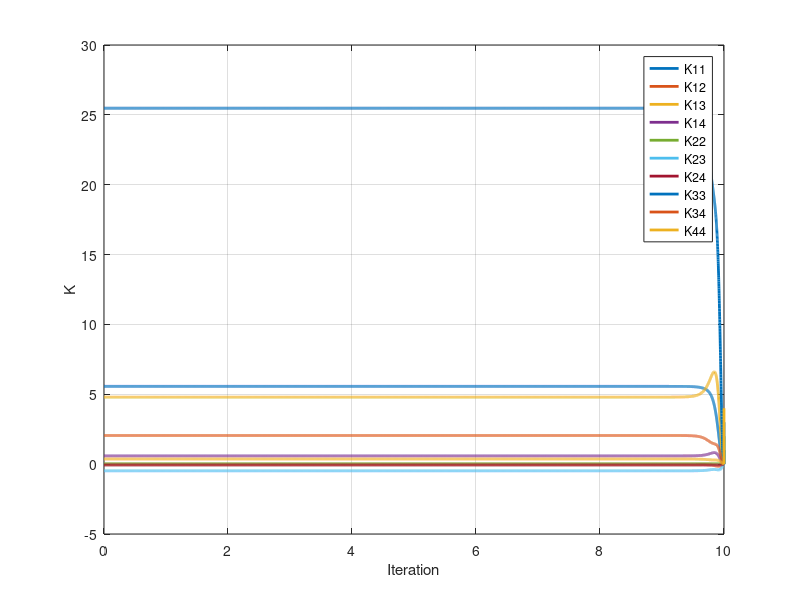
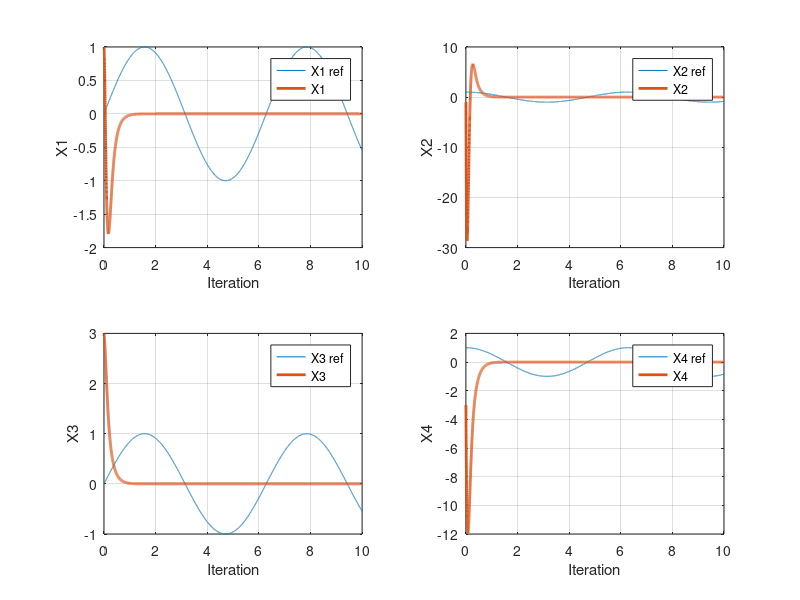
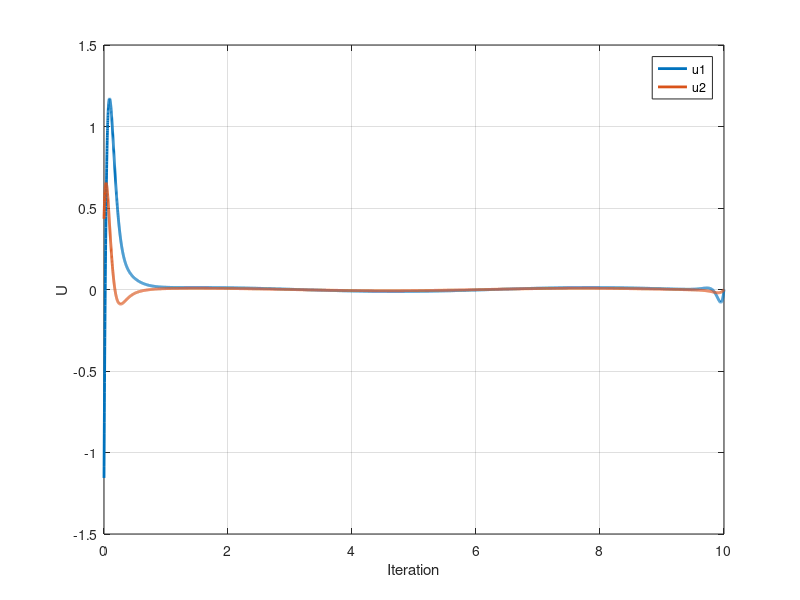

MATLAB code for these plots, in order:
%% Hamiltonian LQT - reference tracking
% Extracted from "تمرینهای کنترل بهینه".
% Source paragraph range: 542-730.
% Reference signal: [sin(t); cos(t); sin(t); cos(t)].
% The alternative Q/R values at the end of the source are retained as comments.

clc;
clear;
close all;
%%
Jm = 1.5; bm = 11;
Js = 2; bs = 15;
ke = 100; be = 1;
kf = 0.1;
td = 0.1;
Km = [-192.71 -21.32];
Ks = [-227.25 -29.894];
Rs = [-13.157 -0.13];
G2 = 1.315;
Rm = [kf*ke kf*be];
Am = [0 1;0 -bm/Jm];
Bm = [0;1/Jm];
Cm = [1;0];
As = [0 1;0 -bs/Js];
Bs = [0;1/Js];
Cs = [1;0];
Ts = 0.001;
Tf = 10;
t = 0:Ts:Tf ;
N = numel(t);
H = [1 0 0 0;0 2 0 0;0 0 3 0;0 0 0 4];
Q = [1 0 0 0;0 2 0 0;0 0 3 0;0 0 0 4];
R = [1 0;0 2];
r = [sin(t);cos(t);sin(t);cos(t)];
M = inv(eye(2) - td * td * Bm * (Rm + G2 * Ks) * Bs * Rs);
S = inv(eye(2) - td * td * Bs * Rs * Bm * (Rm + G2 * Ks));
A11 = M * (Am + Bm * Km - td * Bm * (Rm + G2 * Ks) * Bs * Rs);
A12 = M * (Bm * (Rm + G2 * Ks) - td * Bm * (Rm + G2 * Ks) * (As + Bs * Ks));
A21 = S * (Bs * Rs - td * Bs * Rs * (Am + Bm * Km));
A22 = S * (As + Bs * Ks - td * Bs * Rs * Bm * (Rm + G2 * Ks));
B11 = -M * td * Bm * (Rm + G2 * Ks) * Bs;
B12 = M * Bm;
B21 = S * Bs;
B22 = -S * td * Bs * Rs * Bm;
A = [A11 A12;A21 A22];
B = [B11 B12;B21 B22];
K = zeros(4 , 4 , N);
K(:,:,N) = H ;
f = zeros(4 , 1 , N);
f(:,:,N) = -H*r(: ,N) ;
for i = N-1:-1:2
K(:,:,i-1) = K(: , : , i) + Ts*(Q -K(: , : , i)*B*R^(-1)*B'*K(: , : , i)+K(: , : , i)*A+A'*K(: , : , i)) ;
f(: , : , i-1) = f(: , : , i) + Ts*((A'-K(:,:,i)*B*R^(-1)*B')*f(:,:,i)-Q*r(: , i));
end
%%%%
K11 = K(1 ,1 ,:);
K12 = K(1,2,:);
K22 = K(2,2,:);
K11 = K11(:);
K12 = K12(:);
K22 = K22(:);
K33 = K(3,3,:);
K33 = K33(:);
K44 = K(4,4,:);
K44 = K44(:);
K13 = K(1,3,:);
K13 = K13(:);
K23 = K(2,3,:);
K23 = K23(:);
K34 = K(3,4,:);
K34 = K34(:);
K14 = K(1,4,:);
K14 = K14(:);
K24 = K(2,4,:);
K24 = K24(:);
plot(t ,K11, 'LineWidth' , 2);
grid on
hold on
plot(t ,K12, 'LineWidth' , 2);
grid on
hold on
plot(t ,K13, 'LineWidth' , 2);
grid on
hold on
plot(t ,K14, 'LineWidth' , 2);
grid on
hold on
plot(t ,K22, 'LineWidth' , 2);
grid on
hold on
plot(t ,K23, 'LineWidth' , 2);
grid on
hold on
plot(t ,K24, 'LineWidth' , 2);
grid on
hold on
plot(t ,K33, 'LineWidth' , 2);
grid on
hold on
plot(t ,K34, 'LineWidth' , 2);
grid on
hold on
plot(t ,K44, 'LineWidth' , 2);
grid on
legend('K11','K12','K13','K14','K22','K23','K24','K33','K34','K44')
xlabel('Iteration');
ylabel('K');
hold on
%%
x = zeros(4 , N) ; x(: , 1) = [1;-1;3;-3];
u = zeros(2 , N) ;
for i = 1:N-1
u(:,i) = -R^(-1)*B'*(K(:,:,i)*x(: ,i)+f(:,:,i));
x(: , i+1) = x(: , i) + Ts*(A*x(: , i) + B*u(:,i));
end
figure(2) ;
subplot(221);
plot(t , r(1 , :) , t ,   x(1,:) , 'LineWidth' , 2);
grid on
xlabel('Iteration');
ylabel('X1');
legend('X1 ref' , 'X1')
figure(2) ;
subplot(222);
plot(t , r(2 , :) , t ,   x(2,:) , 'LineWidth' , 2);
grid on
xlabel('Iteration');
ylabel('X2');
legend('X2 ref' , 'X2')
figure(2) ;
subplot(223);
plot(t , r(3 , :) , t ,   x(3,:) , 'LineWidth' , 2);
grid on
xlabel('Iteration');
ylabel('X3');
legend('X3 ref' , 'X3')
figure(2) ;
subplot(224);
plot(t , r(4 , :) , t ,   x(4,:) , 'LineWidth' , 2);
grid on
xlabel('Iteration');
ylabel('X4');
legend('X4 ref' , 'X4')
figure(3)
plot(t ,u , 'LineWidth' , 2);
grid on
xlabel('Iteration');
ylabel('U');
legend('u1','u2')
%%% cost
x=x-r;
Jopt = x(: , end)'*H*x(: , end) + ...
0.5*(sum(x(1,:).^2+ 2*x(2,:).^2 +3*x(3,:).^2+4*x(4,:).^2   +R*u.^2));
% Alternative tracking weights reported in the source (apply before rerunning):
% Q = 200*[1 0 0 0;0 2 0 0;0 0 3 0;0 0 0 4];
% R = [0.001 0;0 0.002];
